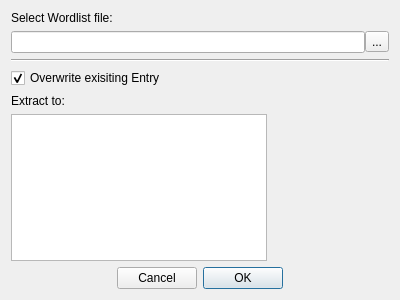
<?xml version="1.0" encoding="UTF-8"?>
<ui version="4.0">
 <class>ExtractDialog</class>
 <widget class="QDialog" name="ExtractDialog">
  <property name="geometry">
   <rect>
    <x>0</x>
    <y>0</y>
    <width>400</width>
    <height>300</height>
   </rect>
  </property>
  <property name="windowTitle">
   <string>Extract setting</string>
  </property>
  <layout class="QVBoxLayout" name="verticalLayout">
   <item>
    <widget class="QLabel" name="label_2">
     <property name="text">
      <string>Select Wordlist file:</string>
     </property>
    </widget>
   </item>
   <item>
    <layout class="QHBoxLayout" name="horizontalLayout_3">
     <property name="spacing">
      <number>0</number>
     </property>
     <item>
      <widget class="QLineEdit" name="nameLbl">
       <property name="readOnly">
        <bool>true</bool>
       </property>
      </widget>
     </item>
     <item>
      <widget class="QToolButton" name="fileBtn">
       <property name="text">
        <string>...</string>
       </property>
      </widget>
     </item>
    </layout>
   </item>
   <item>
    <widget class="Line" name="line">
     <property name="orientation">
      <enum>Qt::Horizontal</enum>
     </property>
    </widget>
   </item>
   <item>
    <widget class="QCheckBox" name="overCheck">
     <property name="text">
      <string>Overwrite exisiting Entry</string>
     </property>
     <property name="checked">
      <bool>true</bool>
     </property>
    </widget>
   </item>
   <item>
    <widget class="QLabel" name="label">
     <property name="text">
      <string>Extract to:</string>
     </property>
    </widget>
   </item>
   <item>
    <layout class="QHBoxLayout" name="horizontalLayout_2">
     <item>
      <widget class="QListWidget" name="keyList"/>
     </item>
     <item>
      <spacer name="horizontalSpacer_3">
       <property name="orientation">
        <enum>Qt::Horizontal</enum>
       </property>
       <property name="sizeHint" stdset="0">
        <size>
         <width>40</width>
         <height>20</height>
        </size>
       </property>
      </spacer>
     </item>
    </layout>
   </item>
   <item>
    <layout class="QHBoxLayout" name="horizontalLayout">
     <item>
      <spacer name="horizontalSpacer">
       <property name="orientation">
        <enum>Qt::Horizontal</enum>
       </property>
       <property name="sizeHint" stdset="0">
        <size>
         <width>40</width>
         <height>20</height>
        </size>
       </property>
      </spacer>
     </item>
     <item>
      <widget class="QPushButton" name="cancelBtn">
       <property name="text">
        <string>Cancel</string>
       </property>
      </widget>
     </item>
     <item>
      <widget class="QPushButton" name="okBtn">
       <property name="text">
        <string>OK</string>
       </property>
       <property name="autoDefault">
        <bool>false</bool>
       </property>
       <property name="default">
        <bool>true</bool>
       </property>
      </widget>
     </item>
     <item>
      <spacer name="horizontalSpacer_2">
       <property name="orientation">
        <enum>Qt::Horizontal</enum>
       </property>
       <property name="sizeHint" stdset="0">
        <size>
         <width>40</width>
         <height>20</height>
        </size>
       </property>
      </spacer>
     </item>
    </layout>
   </item>
  </layout>
 </widget>
 <resources/>
 <connections/>
</ui>
